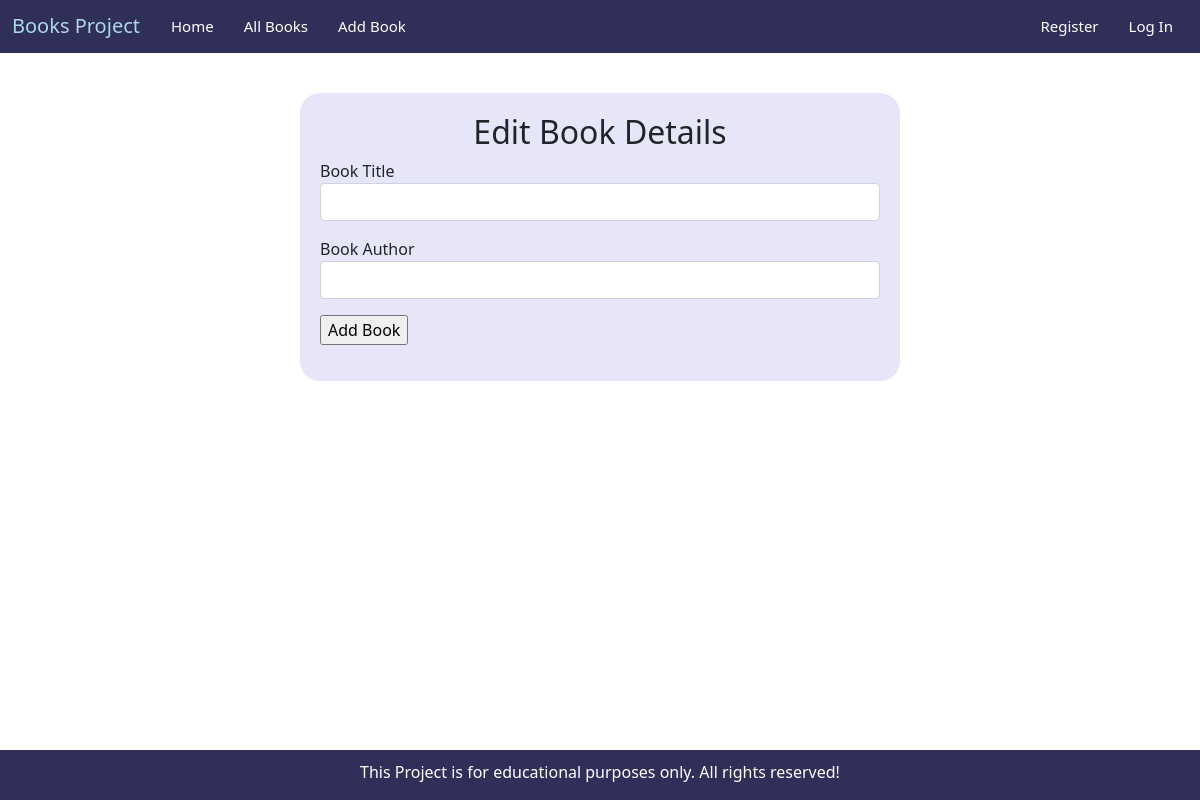
The app's page /update/5, older data.
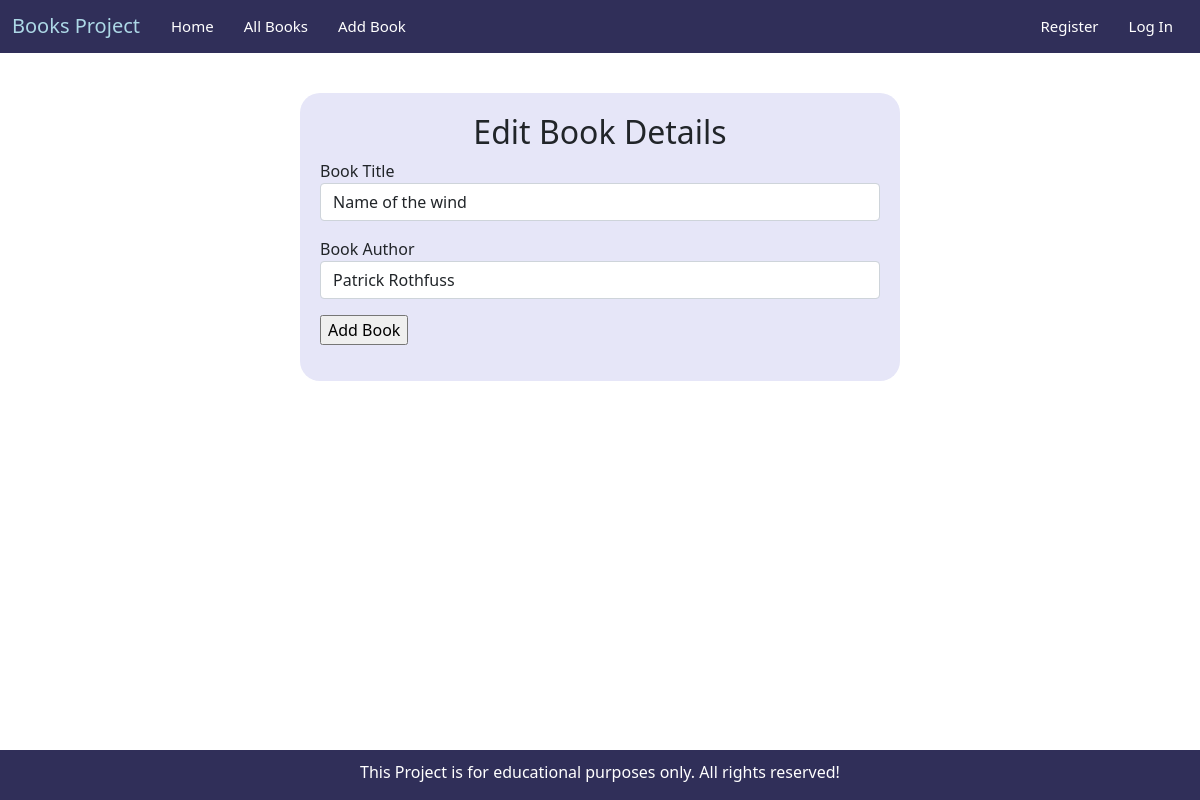
The same page, newer data.
### models.py (models this page shows, shortened)
class Book(db.Model):
    id = db.Column(db.Integer, primary_key = True)
    title = db.Column(db.String(40),index=True,unique=True)
    author = db.Column(db.String(40),index=True,unique = False)
    rating = db.Column(db.Integer, index = True,unique = False)
    genre = db.Column(db.Integer, index= True, unique = False)

### routes.py (the view)
@app.route('/update/<int:book_id>',methods=["GET","POST"])
def update(book_id):
    bookform = forms.BookForm()
    book = Book.query.get(book_id)
    if bookform.validate_on_submit():
        book.title = bookform.title.data
        book.author = bookform.author.data
        db.session.commit()
    return render_template('book_update.html',template_form = bookform,book = book)

### forms.py
class BookForm(FlaskForm):
    title = StringField("Book Title",[validators.DataRequired()])
    author = StringField("Book Author",[validators.DataRequired()])
    rating =  SelectField("Book Rating",choices=[(1,'Terrible'),(2,'Poor'),(3,'Decent'),(4,'Very Good'),(5,'Amazing')])
    genre =  SelectField("Book Genre",choices=[('Fantasy','Fantasy'),('Horror','Horror'),('Mystery','Mystery'),
    ('Romance','Romance'),('Literature','Literature')])
    submit = SubmitField("Add Book")

### templates/book_update.html (shortened to what this page needs)
{% extends 'base.html' %}
{% block content %}
<div class="container-fluid add-book">
    <h2>Edit Book Details</h2>
    <form method ="POST">
        <div class="form-group">
            <p>
            {{ template_form.title.label}}
            {{ template_form.title(class_="form-control",value=book.title)}}
        </p>
        </div>
        <div class="form-group">
            <p>
            {{ template_form.author.label}}
            {{ template_form.author(class_="form-control",value=book.author)}}
        </p>
        </div>
            {{ template_form.submit()}}
    </form>
</div>
  {% endblock %}

Row changes from the older to the newer data that the page shows:
added Book: title "Name of the wind", author "Patrick Rothfuss"
